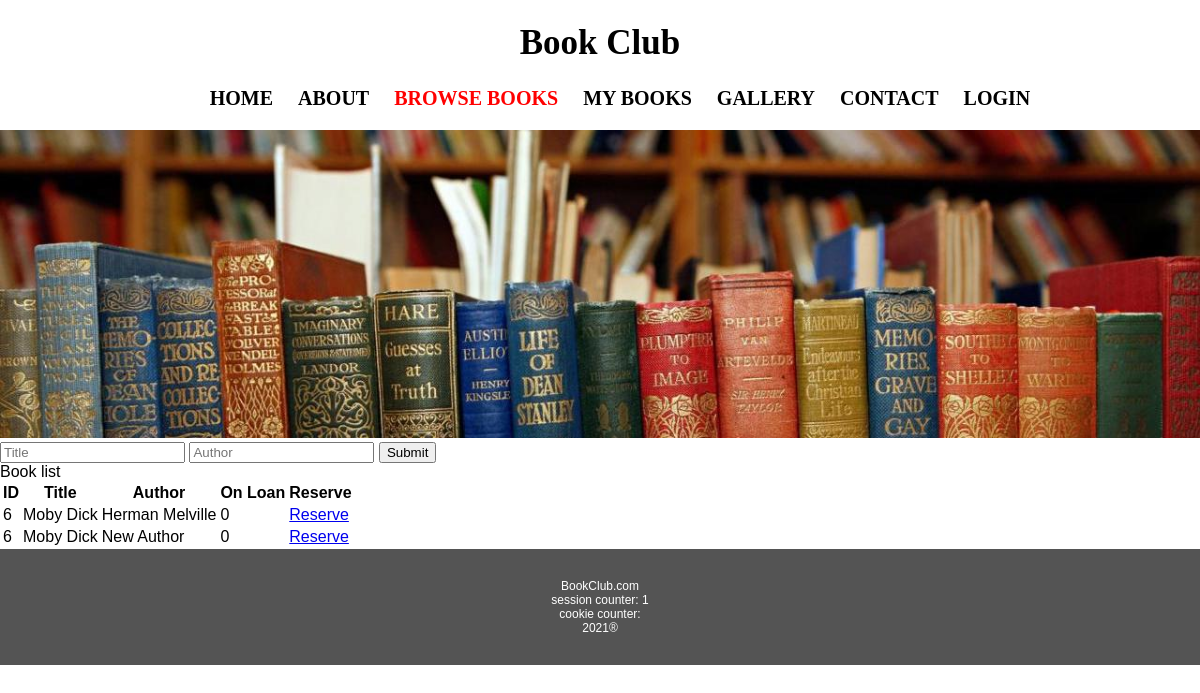
The page /books.php?title=Moby Dick on the database its author committed.
### tables this page shows
CREATE TABLE `authors` (
  `id` int(11) NOT NULL,
  `firstName` varchar(50) NOT NULL,
  `lastName` varchar(50) NOT NULL,
  `socialNumber` int(11) DEFAULT NULL,
  `birtyYear` int(11) DEFAULT NULL,
  `moreInfo` varchar(500) DEFAULT NULL
);

CREATE TABLE `books` (
  `bookid` int(11) NOT NULL,
  `title` varchar(100) NOT NULL,
  `onloan` tinyint(1) DEFAULT '0',
  `author` varchar(100) NOT NULL,
  `duedate` date DEFAULT NULL
);

### books.php (the view, shortened to what this page needs)
<?php
  include "header.php";
?>
<form>
  <input type="text" placeholder="Title" name="title">
  <input type="text" placeholder="Author" name="author">
  <button type="submit">Submit</button>
</form>
Book list
<?php
$searchtitle = "";
$searchauthor = "";
if (isset($_GET) && !empty($_GET)) {
  if (isset($_GET['title'])) {
    $searchtitle = $db->real_escape_string(htmlentities(trim($_GET['title'])));
  }
  $query = "SELECT books.bookid as bookid, books.title as title, books.onloan as onloan, authors.firstName as firstName, authors.lastName as lastName, books.duedate as duedate FROM authors
            LEFT JOIN book_authors ON book_authors.author_id = authors.id
            LEFT JOIN books ON book_authors.book_id = books.bookid";
  if ($searchtitle && !$searchauthor) {
      $query = $query . " where title like '%" . $searchtitle . "%'";
  }
  $stmt = $db->prepare($query);
  $stmt->bind_result($bookid, $title, $onloan, $firstName, $lastName, $duedate);
  $stmt->execute();
  echo '<table><thead><th>ID</th><th>Title</th><th>Author</th><th>On Loan</th><th>Reserve</th></thead><tbody>';
  while ($stmt->fetch()) {
    echo "<tr>";
    echo "<td>$bookid</td><td>$title</td><td>$firstName $lastName</td><td>$onloan</td>";
    echo '<td><a href="reserveBook.php?bookid=' . urlencode($bookid) . '"> Reserve </a></td>';
    echo "</tr>";
  }
  echo "</tbody></table>";
}
  include "footer.php";
?>

### styles.css (style rules this page uses)
html, body { padding: 0; margin: 0; font-family: Verdana, Geneva, sans-serif; }

### rows shown on the page
authors: books.bookid "6", books.title "Moby Dick", firstName "Herman", lastName "Melville", books.onloan "0"
authors: books.bookid "6", books.title "Moby Dick", firstName "New", lastName "Author", books.onloan "0"

### other values the page prints
$_SESSION['counter'] "1"
